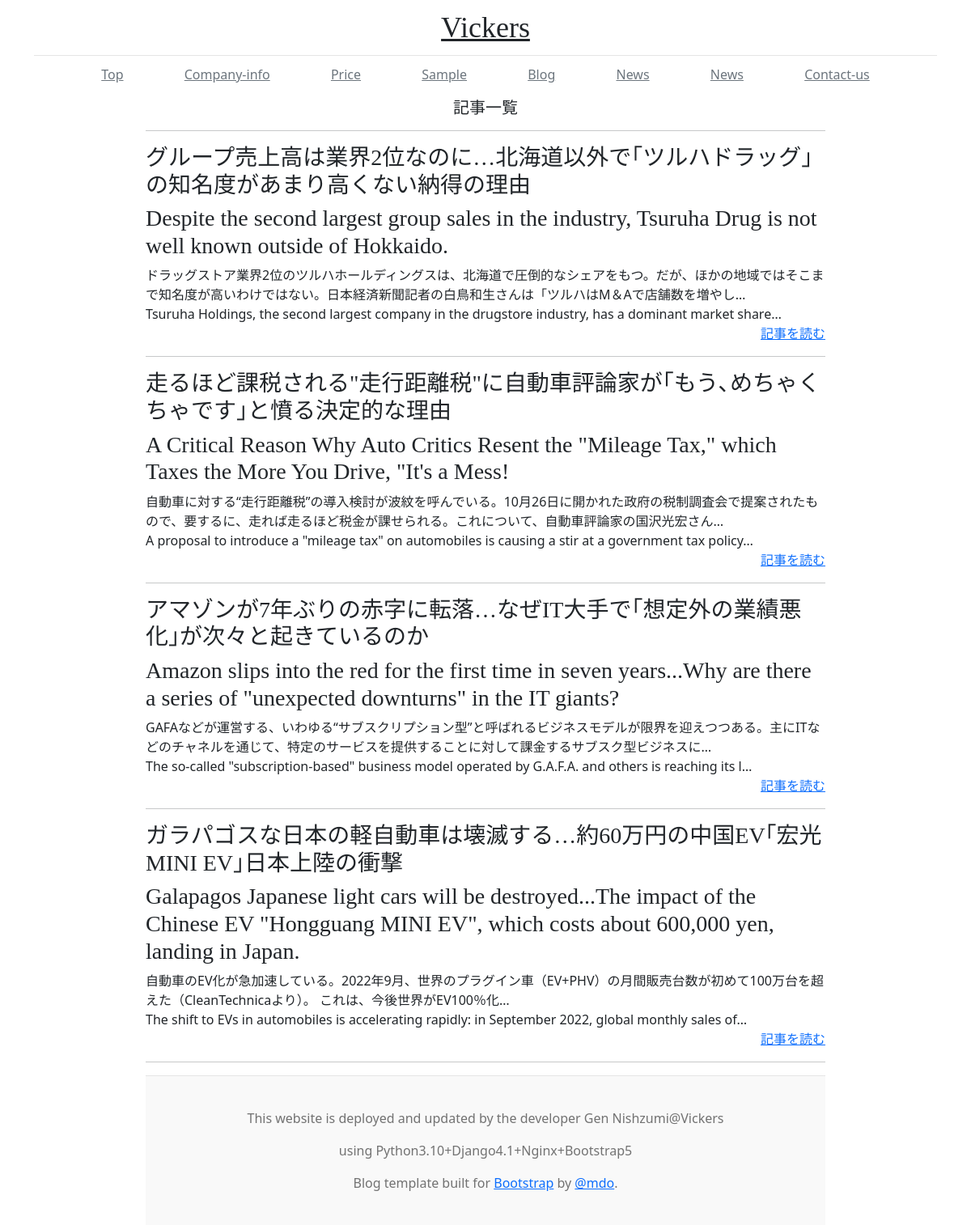
The page /detail_all on the database its author committed.
### blogs/models.py (models this page shows, shortened)
class Blog(models.Model):
    title_en = models.CharField('title_en', blank=False, null=False, max_length=150)
    title_ja = models.CharField('title_ja', blank=False, null=False, max_length=150)
    text_en = models.TextField('text_en', blank=True)
    text_ja = models.TextField('text_ja', blank=True)
    created_datetime = models.DateTimeField('create_day', auto_now_add=True)
    updated_datetime = models.DateTimeField('update_day', auto_now=True)
    category = models.ForeignKey(Category, verbose_name='category', on_delete=models.PROTECT)

### blogs/views.py (the view)
# urls.py: path('detail_all', views.detail_all, name='detail_all'),
def detail_all(request):
    blog_all = Blog.objects.order_by('-id')
    return render(request, 'blogs/detail_all.html', {'blog_all': blog_all})

### blogs/templates/blogs/detail_all.html
{% extends "blogs/base.html" %}
{% block content %}
    <h5 style="text-align: center;">記事一覧</h5>
  <div style="width: 70%;margin: 0px auto;">
    <hr />
    {% for blog in blog_all %}
    <div>
      <h3>{{ blog.title_ja }}</h3>
      <h3>{{ blog.title_en }}</h3>
      <div>{{ blog.text_ja | truncatechars:100 }}</div>
      <div>{{ blog.text_en | truncatechars:100 }}</div>
      <div style="text-align: right;">
        <a href="{% url 'blogs:detail' blog_id=blog.id %}">記事を読む</a>
      </div>
    </div>
    <hr />
    {% endfor %}
{% endblock %}

### blogs/static/blog.css (style rules this page uses)
h1, h2, h3, h4, h5, h6 { font-family: "Playfair Display", Georgia, "Times New Roman", serif; }

### rows shown on the page
Blog: title_ja "グループ売上高は業界2位なのに…北海道以外で｢ツルハドラッグ｣の知名度があまり高くない納得の理由", title_en "Despite the second largest group sales in the industry, Tsuruha Drug is not well known outside of Hokkaido.", text_ja "ドラッグストア業界2位のツルハホールディングスは、北海道で圧倒的なシェアをもつ。だが、ほかの地域ではそこまで知名度が高いわけではない。日本経済新聞記者の白鳥和生さんは「ツルハはM＆Aで店舗数を増やし…", text_en "Tsuruha Holdings, the second largest company in the drugstore industry, has a dominant market share…"
Blog: title_ja "走るほど課税される\"走行距離税\"に自動車評論家が｢もう､めちゃくちゃです｣と憤る決定的な理由", title_en "A Critical Reason Why Auto Critics Resent the \"Mileage Tax,\" which Taxes the More You Drive, \"It's a Mess!", text_ja "自動車に対する“走行距離税”の導入検討が波紋を呼んでいる。10月26日に開かれた政府の税制調査会で提案されたもので、要するに、走れば走るほど税金が課せられる。これについて、自動車評論家の国沢光宏さん…", text_en "A proposal to introduce a \"mileage tax\" on automobiles is causing a stir at a government tax policy…"
Blog: title_ja "アマゾンが7年ぶりの赤字に転落…なぜIT大手で｢想定外の業績悪化｣が次々と起きているのか", title_en "Amazon slips into the red for the first time in seven years...Why are there a series of \"unexpected downturns\" in the IT giants?", text_ja "GAFAなどが運営する、いわゆる“サブスクリプション型”と呼ばれるビジネスモデルが限界を迎えつつある。主にITなどのチャネルを通じて、特定のサービスを提供することに対して課金するサブスク型ビジネスに…", text_en "The so-called \"subscription-based\" business model operated by G.A.F.A. and others is reaching its l…"
Blog: title_ja "ガラパゴスな日本の軽自動車は壊滅する…約60万円の中国EV｢宏光MINI EV｣日本上陸の衝撃", title_en "Galapagos Japanese light cars will be destroyed...The impact of the Chinese EV \"Hongguang MINI EV\", which costs about 600,000 yen, landing in Japan.", text_ja "自動車のEV化が急加速している。2022年9月、世界のプラグイン車（EV+PHV）の月間販売台数が初めて100万台を超えた（CleanTechnicaより）。 これは、今後世界がEV100％化…", text_en "The shift to EVs in automobiles is accelerating rapidly: in September 2022, global monthly sales of…"
